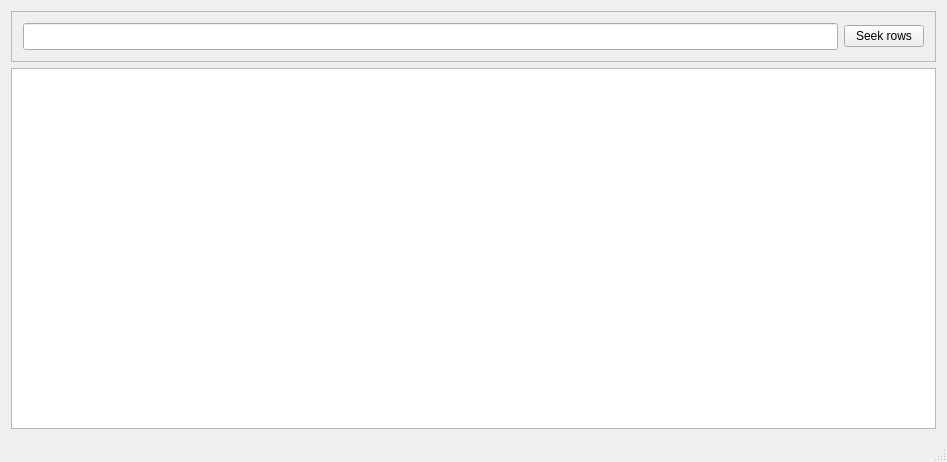
<?xml version="1.0" encoding="UTF-8"?>
<ui version="4.0">
 <class>MainWindow</class>
 <widget class="QMainWindow" name="MainWindow">
  <property name="geometry">
   <rect>
    <x>0</x>
    <y>0</y>
    <width>947</width>
    <height>462</height>
   </rect>
  </property>
  <property name="windowTitle">
   <string>5 Longest Rows</string>
  </property>
  <widget class="QWidget" name="centralWidget">
   <layout class="QVBoxLayout" name="verticalLayout">
    <item>
     <widget class="QFrame" name="frame">
      <property name="frameShape">
       <enum>QFrame::StyledPanel</enum>
      </property>
      <property name="frameShadow">
       <enum>QFrame::Raised</enum>
      </property>
      <layout class="QHBoxLayout" name="horizontalLayout">
       <item>
        <widget class="QLineEdit" name="lineEdit_Input">
         <property name="font">
          <font>
           <pointsize>12</pointsize>
          </font>
         </property>
        </widget>
       </item>
       <item>
        <widget class="QPushButton" name="pushButton_Seek">
         <property name="text">
          <string>Seek rows</string>
         </property>
        </widget>
       </item>
      </layout>
     </widget>
    </item>
    <item>
     <widget class="QTextBrowser" name="textBrowser_Output">
      <property name="font">
       <font>
        <family>Arial</family>
        <pointsize>9</pointsize>
       </font>
      </property>
     </widget>
    </item>
   </layout>
  </widget>
  <widget class="QStatusBar" name="statusBar"/>
 </widget>
 <layoutdefault spacing="6" margin="11"/>
 <resources/>
 <connections/>
</ui>
